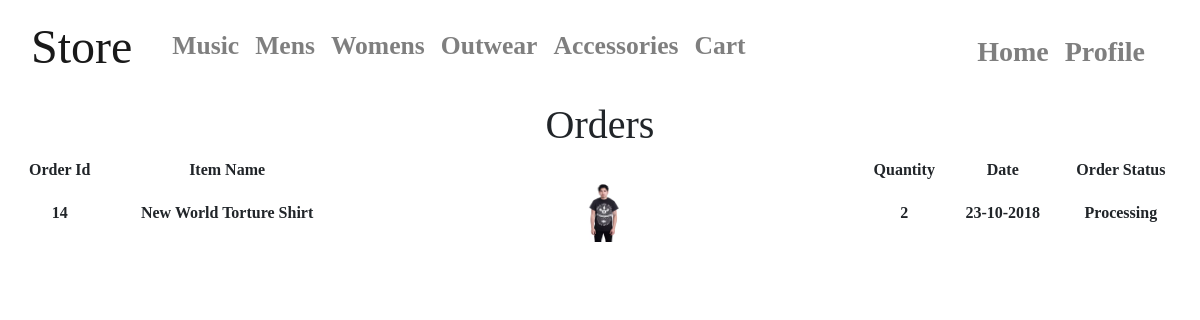
/store/orders (signed in), run on an earlier commit of the app's database.
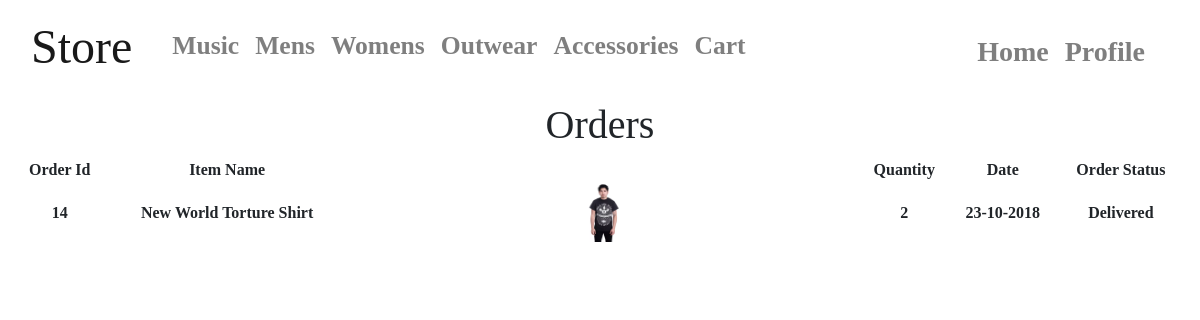
And on a later commit of the database.
### app/models.py (models this page shows)
class orders(db.Model):
    order_id = db.Column(db.Integer, primary_key=True)
    userid = db.Column(db.Integer)
    item_id = db.Column(db.Integer)
    item_quant = db.Column(db.Integer)
    order_status = db.Column(db.String(40))
    date = db.Column(db.String)
    price = db.Column(db.Integer)
    card = db.Column(db.String)

### app/routes.py (the view)
@app.route("/store/orders")
@login_required
def the_orders():
    return render_template("user/orders.html", title="Store-", store=Store.query.all(), orders=orders.query.all(), user=User.query.all())

### app/models.py (called while the page is built)
@login.user_loader
def load_user(the_id):
    return User.query.get(int(the_id))

### app/templates/user/orders.html (shortened to what this page needs)
{% extends "store/layout_store.html" %}
{% block body %}
<div class="text-center" style="font-family: Rockwell">
<h1>Orders</h1>
{% for user in user %}
    {% if user.id == current_user.id %}
        <table id="tblProduct", width="100%">
        <tr>
            <th>Order Id</th>
            <th>Item Name</th>
            <th> </th>
            <th>Quantity</th>
            <th>Date</th>
            <th>Order Status</th>
        </tr>
        {% for j in orders %}
            {% if j.userid == current_user.id %}
                {% for k in store %}
                    {% if k.id == j.item_id %}
                        <tr>
                            <th>{{ j.order_id }}</th>
                            <th>{{ k.name }}</th>
                            <th> <img src="{{ url_for("static", filename=k.image) }}" style="width: 8%"> </th>
                            <th>{{ j.item_quant }}</th>
                            <th>{{ j.date }}</th>
                            <th>{{ j.order_status }}</th>
                        </tr>
                        {% endif %}
                    {% endfor %}
                {% endif %}
        {% endfor %}
    {% endif %}
{% endfor %}
    </table>
</div>
{% endblock %}

What changed in the data, as far as the page shows it:
changed orders id 14: order_status "Processing" → "Delivered"
